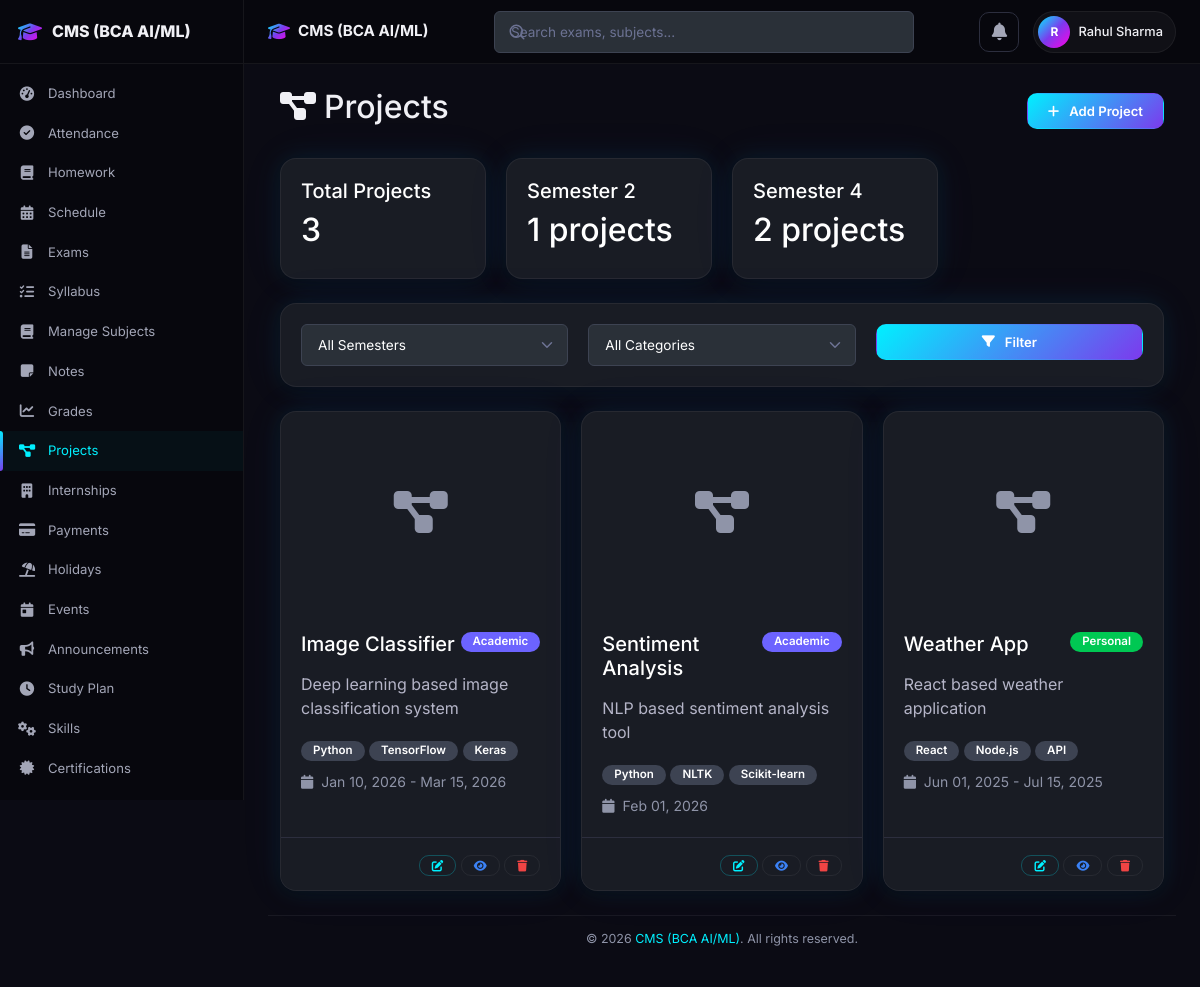
Screenshot of /projects.php (signed in) with the database file from the repository.
### tables this page shows
CREATE TABLE IF NOT EXISTS projects (
    id INT AUTO_INCREMENT PRIMARY KEY,
    user_id INT NOT NULL,
    title VARCHAR(200) NOT NULL,
    description TEXT,
    semester INT NOT NULL DEFAULT 1,
    subject VARCHAR(100) DEFAULT '',
    tech_stack VARCHAR(500) DEFAULT '',
    file_path VARCHAR(255) DEFAULT '',
    image_path VARCHAR(255) DEFAULT '',
    link VARCHAR(500) DEFAULT '',
    category ENUM('Academic', 'Personal', 'Internship', 'Final Year') DEFAULT 'Academic',
    start_date DATE DEFAULT NULL,
    end_date DATE DEFAULT NULL,
    created_at TIMESTAMP DEFAULT CURRENT_TIMESTAMP,
    FOREIGN KEY (user_id) REFERENCES users(id) ON DELETE CASCADE,
    INDEX idx_projects_user (user_id),
    INDEX idx_projects_semester (semester)
);

### includes/functions.php (called while the page is built, shortened)
<?php
function formatDate($date) {
    return date('M d, Y', strtotime($date));
}
function paginate($pdo, $table, $where, $params, $limit = 20, $pageKey = 'page') {
    $page = max(1, (int)($_GET[$pageKey] ?? 1));
    $countSql = "SELECT COUNT(*) FROM $table $where";
    $countStmt = $pdo->prepare($countSql);
    $countStmt->execute($params);
    $total = (int)$countStmt->fetchColumn();
    $totalPages = max(1, ceil($total / $limit));
    $page = min($page, $totalPages);
    $offset = ($page - 1) * $limit;
    return [
        'page' => $page,
        'limit' => $limit,
        'offset' => $offset,
        'total' => $total,
        'totalPages' => $totalPages,
        'sql' => " LIMIT $limit OFFSET $offset"
    ];
}

### projects.php (the view, shortened to what this page needs)
<?php
require_once 'config/db_connection.php';
require_once 'includes/functions.php';
$userId = $_SESSION['user_id'];
$where = "WHERE p.user_id = :user_id";
$params = [':user_id' => $userId];
$pagi = paginate($pdo, 'projects p', $where, $params, 20);
$query = "SELECT p.*
          FROM projects p
          $where
          ORDER BY p.created_at DESC" . $pagi['sql'];
$stmt = $pdo->prepare($query);
$stmt->execute($params);
$projects = $stmt->fetchAll();
$countQuery = "SELECT p.semester, COUNT(*) as count
               FROM projects p
               WHERE p.user_id = :user_id
               GROUP BY p.semester
               ORDER BY p.semester";
$countStmt = $pdo->prepare($countQuery);
$countStmt->execute([':user_id' => $userId]);
$semesterCounts = $countStmt->fetchAll(PDO::FETCH_KEY_PAIR);
include 'includes/header.php';
include 'includes/navbar.php';
include 'includes/sidebar.php';
?>
<div class="app-content">
    <div class="container-fluid">
        <div class="d-flex justify-content-between align-items-center mb-4">
            <h2><i class="fas fa-project-diagram me-2"></i>Projects</h2>
            <a href="add_project.php" class="btn btn-primary">
                <i class="fas fa-plus me-1"></i>Add Project
            </a>
        </div>
        <div class="row mb-4">
            <div class="col-md-3">
                <div class="card bg-primary text-white">
                    <div class="card-body">
                        <h5 class="card-title">Total Projects</h5>
                        <h2><?php echo count($projects); ?></h2>
                    </div>
                </div>
            </div>
            <?php foreach ($semesterCounts as $sem => $count): ?>
                <div class="col-md-3">
                    <div class="card bg-info text-white">
                        <div class="card-body">
                            <h5 class="card-title">Semester <?php echo $sem; ?></h5>
                            <h2><?php echo $count; ?> projects</h2>
                        </div>
                    </div>
                </div>
            <?php endforeach; ?>
        </div>
        <div class="card mb-4">
            <div class="card-body">
                <form method="GET" class="row g-3">
                    <div class="col-md-4">
                        <select name="semester" class="form-select">
                            <option value="0">All Semesters</option>
                        </select>
                    </div>
                    <div class="col-md-4">
                        <select name="category" class="form-select">
                            <option value="">All Categories</option>
                        </select>
                    </div>
                    <div class="col-md-4">
                        <button type="submit" class="btn btn-primary w-100">
                            <i class="fas fa-filter me-1"></i>Filter
                        </button>
                    </div>
                </form>
            </div>
        </div>
        <div class="row">
            <?php if (empty($projects)): ?>
                <div class="col-12">
                    <div class="card">
                        <div class="card-body text-center py-5">
                            <i class="fas fa-inbox fa-3x text-muted mb-3"></i>
                            <p class="text-muted">No projects found</p>
                        </div>
                    </div>
                </div>
            <?php else: ?>
                <?php foreach ($projects as $project): ?>
                    <div class="col-md-4 mb-4">
                        <div class="card project-card h-100">
                            <?php if (!empty($project['image_path'])): ?>
                                <img src="<?php echo $project['image_path']; ?>" class="card-img-top" alt="<?php echo htmlspecialchars($project['title']); ?>">
                            <?php else: ?>
                                <div class="card-img-top bg-light d-flex align-items-center justify-content-center" style="height: 200px;">
                                    <i class="fas fa-project-diagram fa-3x text-muted"></i>
                                </div>
                            <?php endif; ?>
                            <div class="card-body">
                                <div class="d-flex justify-content-between align-items-start mb-2">
                                    <h5 class="card-title"><?php echo htmlspecialchars($project['title']); ?></h5>
                                    <span class="badge bg-<?php
                                        echo match($project['category']) {
                                            'Academic' => 'primary',
                                            'Personal' => 'success',
                                            'Internship' => 'warning',
                                            'Final Year' => 'danger',
                                            default => 'secondary'
                                        };
                                    ?>">
                                        <?php echo $project['category']; ?>
                                    </span>
                                </div>
                                <p class="card-text text-muted">
                                    <?php echo htmlspecialchars(substr($project['description'], 0, 100)); ?>
                                </p>
                                <?php if (!empty($project['tech_stack'])): ?>
                                    <div class="mb-2">
                                        <?php
                                        $techs = explode(',', $project['tech_stack']);
                                        foreach (array_slice($techs, 0, 3) as $tech): ?>
                                            <span class="badge bg-light text-dark"><?php echo trim($tech); ?></span>
                                        <?php endforeach; ?>
                                    </div>
                                <?php endif; ?>
                                <p class="card-text">
                                    <small class="text-muted">
                                        <i class="fas fa-calendar me-1"></i>
                                        <?php echo formatDate($project['start_date']); ?>
                                        <?php if (!empty($project['end_date'])): ?>
                                            - <?php echo formatDate($project['end_date']); ?>
                                        <?php endif; ?>
                                    </small>
                                </p>
                            </div>
                            <div class="card-footer bg-transparent">
                                <div class="d-flex justify-content-between">
                                    <div>
                                        <a href="edit_project.php?id=<?= $project['id'] ?>" class="btn btn-sm btn-outline-primary" title="Edit"><i class="fas fa-edit"></i></a>
                                        <a href="view.php?type=project&id=<?= $project['id'] ?>" class="btn btn-sm btn-outline-info" title="View"><i class="fas fa-eye"></i></a>
                                        <a href="delete.php?type=project&id=<?= $project['id'] ?>" class="btn btn-sm btn-outline-danger" title="Delete" data-confirm="this project"><i class="fas fa-trash"></i></a>
                                    </div>
                                </div>
                            </div>
                        </div>
                    </div>
                <?php endforeach; ?>
            <?php endif; ?>
        </div>
    </div>
<?php include 'includes/footer.php'; ?>

### css/dark-fix.css (style rules this page uses)
.card, .card-panel, .detail-card, .info-card, .modal-content, .list-group-item, .card-header, .card-footer { background-color: #191c24 !important; color: #ffffff; }
.card .card-header, .card .card-footer { background-color: #191c24 !important; border-color: #2c2e3e; }
.card .card-body { background-color: transparent; color: #ffffff; }
.table-light, .table-light th, .table-light td, .bg-light, th.bg-light, td.bg-light, thead.bg-light, tbody.bg-light { background-color: #191c24 !important; color: #6c7293 !important; }
.form-control, .form-select, input[type="text"], input[type="email"], input[type="password"], input[type="number"], input[type="date"], input[type="time"], input[type="url"], input[type="file"], input[type="search"], input[type="tel"], textarea, select { background-color: #2a3038 !important; border: 1px solid #3d4352 !important; color: #ffffff !important; border-radius: 6px; padding: 10px 16px; font-family: 'Inter', sans-serif; font-size: 0.85rem; transition: border-color 0.2s ease, box-shadow 0.2s ease; }
.form-select { background-repeat: no-repeat; background-position: right 0.75rem center; background-size: 16px 12px; padding-right: 2.5rem; -webkit-appearance: none; -moz-appearance: none; appearance: none; }
select option { background-color: #2a3038 !important; color: #ffffff !important; }
select option:hover, select option:checked, select option:focus { background-color: #3d4352 !important; }
.card .card-title, .card-title { color: #ffffff !important; }
.card .card-text, .card-text { color: #b5b5c8 !important; }
.text-muted { color: #8f94a8 !important; }
.badge { color: #ffffff !important; font-weight: 600; }
.badge.bg-primary { background-color: #6c63ff !important; }
.badge.bg-success { background-color: #00c853 !important; }
.badge.bg-light { background-color: #3d4352 !important; color: #ffffff !important; }
[class*="bg-white"], [class*="bg-light"]:not(.badge) { background-color: transparent !important; }

### rows the page displays
projects: title "Image Classifier", category "Academic", description "Deep learning based image classification system", tech_stack "Python", tech_stack "TensorFlow", tech_stack "Keras", start_date "Jan 10, 2026", end_date "Mar 15, 2026"
projects: title "Sentiment Analysis", category "Academic", description "NLP based sentiment analysis tool", tech_stack "Python", tech_stack "NLTK", tech_stack "Scikit-learn", start_date "Feb 01, 2026"
projects: title "Weather App", category "Personal", description "React based weather application", tech_stack "React", tech_stack "Node.js", tech_stack "API", start_date "Jun 01, 2025", end_date "Jul 15, 2025"

### other values shown
SITE_NAME "CMS (BCA AI/ML)"
substr($_SESSION['user_name'] ?? 'U', 0, 1) "R"
$_SESSION['user_name'] "Rahul Sharma"
count($projects) "3"
$sem "2"
$count "1"
$sem "4"
$count "2"
